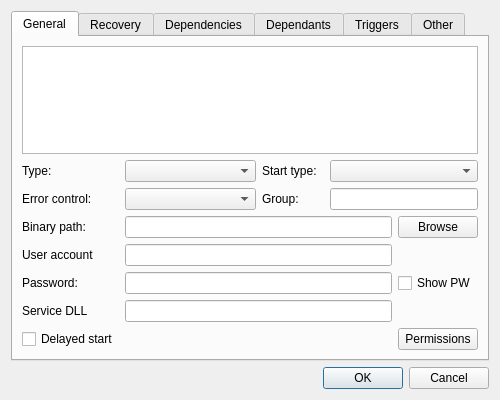
<?xml version="1.0" encoding="UTF-8"?>
<ui version="4.0">
 <class>WinSvcWindow</class>
 <widget class="QWidget" name="WinSvcWindow">
  <property name="geometry">
   <rect>
    <x>0</x>
    <y>0</y>
    <width>500</width>
    <height>400</height>
   </rect>
  </property>
  <property name="minimumSize">
   <size>
    <width>500</width>
    <height>400</height>
   </size>
  </property>
  <property name="maximumSize">
   <size>
    <width>16777215</width>
    <height>16777215</height>
   </size>
  </property>
  <property name="windowTitle">
   <string>Form</string>
  </property>
  <layout class="QVBoxLayout" name="verticalLayout_2">
   <item>
    <layout class="QVBoxLayout" name="verticalLayout">
     <item>
      <widget class="QTabWidget" name="tabWidget">
       <property name="minimumSize">
        <size>
         <width>0</width>
         <height>0</height>
        </size>
       </property>
       <property name="maximumSize">
        <size>
         <width>16777215</width>
         <height>16777215</height>
        </size>
       </property>
       <property name="currentIndex">
        <number>0</number>
       </property>
       <widget class="QWidget" name="generalTab">
        <attribute name="title">
         <string>General</string>
        </attribute>
        <layout class="QGridLayout" name="gridLayout_3">
         <item row="0" column="0">
          <layout class="QGridLayout" name="gridLayout">
           <item row="1" column="3">
            <widget class="QLabel" name="label_2">
             <property name="text">
              <string>Start type:</string>
             </property>
            </widget>
           </item>
           <item row="0" column="0" colspan="6">
            <widget class="QPlainTextEdit" name="description">
             <property name="readOnly">
              <bool>true</bool>
             </property>
            </widget>
           </item>
           <item row="1" column="0">
            <widget class="QLabel" name="label">
             <property name="text">
              <string>Type:</string>
             </property>
            </widget>
           </item>
           <item row="2" column="0">
            <widget class="QLabel" name="label_3">
             <property name="text">
              <string>Error control:</string>
             </property>
            </widget>
           </item>
           <item row="5" column="0">
            <widget class="QLabel" name="label_6">
             <property name="text">
              <string>Password:</string>
             </property>
            </widget>
           </item>
           <item row="2" column="3">
            <widget class="QLabel" name="label_7">
             <property name="text">
              <string>Group:</string>
             </property>
            </widget>
           </item>
           <item row="5" column="1" colspan="4">
            <widget class="QLineEdit" name="userPW">
             <property name="echoMode">
              <enum>QLineEdit::Password</enum>
             </property>
            </widget>
           </item>
           <item row="8" column="5">
            <widget class="QPushButton" name="permissionsBtn">
             <property name="text">
              <string>Permissions</string>
             </property>
            </widget>
           </item>
           <item row="3" column="5">
            <widget class="QPushButton" name="browseBtn">
             <property name="text">
              <string>Browse</string>
             </property>
            </widget>
           </item>
           <item row="4" column="1" colspan="4">
            <widget class="QLineEdit" name="userName"/>
           </item>
           <item row="8" column="0">
            <widget class="QCheckBox" name="delayedStart">
             <property name="text">
              <string>Delayed start</string>
             </property>
            </widget>
           </item>
           <item row="9" column="0">
            <spacer name="verticalSpacer">
             <property name="orientation">
              <enum>Qt::Vertical</enum>
             </property>
             <property name="sizeHint" stdset="0">
              <size>
               <width>20</width>
               <height>40</height>
              </size>
             </property>
            </spacer>
           </item>
           <item row="2" column="4" colspan="2">
            <widget class="QLineEdit" name="svcGroup"/>
           </item>
           <item row="4" column="0">
            <widget class="QLabel" name="label_5">
             <property name="text">
              <string>User account</string>
             </property>
            </widget>
           </item>
           <item row="5" column="5">
            <widget class="QCheckBox" name="showPW">
             <property name="text">
              <string>Show PW</string>
             </property>
            </widget>
           </item>
           <item row="2" column="1" colspan="2">
            <widget class="QComboBox" name="errorControl"/>
           </item>
           <item row="1" column="4" colspan="2">
            <widget class="QComboBox" name="startType"/>
           </item>
           <item row="3" column="1" colspan="4">
            <widget class="QLineEdit" name="binaryPath"/>
           </item>
           <item row="1" column="1" colspan="2">
            <widget class="QComboBox" name="svcType"/>
           </item>
           <item row="3" column="0">
            <widget class="QLabel" name="label_4">
             <property name="text">
              <string>Binary path:</string>
             </property>
            </widget>
           </item>
           <item row="6" column="0">
            <widget class="QLabel" name="label_19">
             <property name="text">
              <string>Service DLL</string>
             </property>
            </widget>
           </item>
           <item row="6" column="1" colspan="4">
            <widget class="QLineEdit" name="dllPath">
             <property name="readOnly">
              <bool>true</bool>
             </property>
            </widget>
           </item>
          </layout>
         </item>
        </layout>
       </widget>
       <widget class="QWidget" name="recoveryTab">
        <attribute name="title">
         <string>Recovery</string>
        </attribute>
        <layout class="QGridLayout" name="gridLayout_4">
         <item row="0" column="0">
          <layout class="QGridLayout" name="gridLayout_2">
           <item row="2" column="0">
            <widget class="QLabel" name="label_10">
             <property name="text">
              <string>Subsequent faulures:</string>
             </property>
            </widget>
           </item>
           <item row="6" column="0" colspan="2">
            <widget class="QPushButton" name="restartOptionsBtn">
             <property name="text">
              <string>Restart computer options ...</string>
             </property>
            </widget>
           </item>
           <item row="3" column="0">
            <widget class="QLabel" name="label_11">
             <property name="text">
              <string>Reset fail counter after:</string>
             </property>
            </widget>
           </item>
           <item row="5" column="0" colspan="2">
            <widget class="QCheckBox" name="actionsForError">
             <property name="text">
              <string>Enable actions for stop with errors</string>
             </property>
            </widget>
           </item>
           <item row="2" column="1" colspan="2">
            <widget class="QComboBox" name="subsequentFailures"/>
           </item>
           <item row="0" column="1" colspan="2">
            <widget class="QComboBox" name="firstFailure"/>
           </item>
           <item row="4" column="2">
            <widget class="QLabel" name="label_13">
             <property name="text">
              <string>minutes</string>
             </property>
            </widget>
           </item>
           <item row="1" column="1" colspan="2">
            <widget class="QComboBox" name="secondFailure"/>
           </item>
           <item row="7" column="0" colspan="4">
            <widget class="QGroupBox" name="runGroup">
             <property name="minimumSize">
              <size>
               <width>0</width>
               <height>64</height>
              </size>
             </property>
             <property name="title">
              <string>Run program</string>
             </property>
             <widget class="QWidget" name="gridLayoutWidget_7">
              <property name="geometry">
               <rect>
                <x>10</x>
                <y>20</y>
                <width>441</width>
                <height>44</height>
               </rect>
              </property>
              <layout class="QGridLayout" name="gridLayout_7">
               <item row="0" column="0">
                <widget class="QLabel" name="label_14">
                 <property name="text">
                  <string>Program:</string>
                 </property>
                </widget>
               </item>
               <item row="1" column="1">
                <widget class="QLabel" name="label_16">
                 <property name="text">
                  <string>Append /fail=%1% to pass the fail counter to the program.</string>
                 </property>
                </widget>
               </item>
               <item row="0" column="2">
                <widget class="QPushButton" name="browseRun">
                 <property name="text">
                  <string>Browse</string>
                 </property>
                </widget>
               </item>
               <item row="1" column="0">
                <spacer name="verticalSpacer_2">
                 <property name="orientation">
                  <enum>Qt::Vertical</enum>
                 </property>
                 <property name="sizeHint" stdset="0">
                  <size>
                   <width>20</width>
                   <height>40</height>
                  </size>
                 </property>
                </spacer>
               </item>
               <item row="0" column="1">
                <widget class="QLineEdit" name="programRun"/>
               </item>
              </layout>
             </widget>
            </widget>
           </item>
           <item row="0" column="0">
            <widget class="QLabel" name="label_8">
             <property name="text">
              <string>First failure:</string>
             </property>
            </widget>
           </item>
           <item row="3" column="2">
            <widget class="QLabel" name="label_15">
             <property name="text">
              <string>days</string>
             </property>
            </widget>
           </item>
           <item row="0" column="3">
            <spacer name="horizontalSpacer_2">
             <property name="orientation">
              <enum>Qt::Horizontal</enum>
             </property>
             <property name="sizeHint" stdset="0">
              <size>
               <width>40</width>
               <height>20</height>
              </size>
             </property>
            </spacer>
           </item>
           <item row="4" column="0">
            <widget class="QLabel" name="label_12">
             <property name="text">
              <string>Restart service after</string>
             </property>
            </widget>
           </item>
           <item row="4" column="1">
            <widget class="QLineEdit" name="restartService"/>
           </item>
           <item row="3" column="1">
            <widget class="QLineEdit" name="resetFailCtr"/>
           </item>
           <item row="1" column="0">
            <widget class="QLabel" name="label_9">
             <property name="text">
              <string>Second failure:</string>
             </property>
            </widget>
           </item>
           <item row="8" column="0">
            <spacer name="verticalSpacer_3">
             <property name="orientation">
              <enum>Qt::Vertical</enum>
             </property>
             <property name="sizeHint" stdset="0">
              <size>
               <width>20</width>
               <height>40</height>
              </size>
             </property>
            </spacer>
           </item>
          </layout>
         </item>
        </layout>
       </widget>
       <widget class="QWidget" name="dependenciesTab">
        <attribute name="title">
         <string>Dependencies</string>
        </attribute>
        <layout class="QGridLayout" name="gridLayout_12">
         <item row="0" column="0">
          <layout class="QGridLayout" name="dependenciesLayout"/>
         </item>
        </layout>
       </widget>
       <widget class="QWidget" name="dependantsTab">
        <attribute name="title">
         <string>Dependants</string>
        </attribute>
        <layout class="QGridLayout" name="gridLayout_13">
         <item row="0" column="0">
          <layout class="QGridLayout" name="dependantsLayout"/>
         </item>
        </layout>
       </widget>
       <widget class="QWidget" name="triggersTab">
        <attribute name="title">
         <string>Triggers</string>
        </attribute>
        <layout class="QGridLayout" name="gridLayout_5">
         <item row="0" column="0">
          <layout class="QGridLayout" name="gridLayout_8">
           <item row="2" column="0">
            <layout class="QHBoxLayout" name="horizontalLayout_5">
             <item>
              <spacer name="horizontalSpacer_5">
               <property name="orientation">
                <enum>Qt::Horizontal</enum>
               </property>
               <property name="sizeHint" stdset="0">
                <size>
                 <width>40</width>
                 <height>20</height>
                </size>
               </property>
              </spacer>
             </item>
             <item>
              <widget class="QPushButton" name="newBtn">
               <property name="text">
                <string>New ...</string>
               </property>
              </widget>
             </item>
             <item>
              <widget class="QPushButton" name="editBtn">
               <property name="text">
                <string>Edit ...</string>
               </property>
              </widget>
             </item>
             <item>
              <widget class="QPushButton" name="deleteBtn">
               <property name="text">
                <string>Delete</string>
               </property>
              </widget>
             </item>
            </layout>
           </item>
           <item row="1" column="0">
            <widget class="QTreeWidget" name="triggers">
             <column>
              <property name="text">
               <string notr="true">1</string>
              </property>
             </column>
            </widget>
           </item>
           <item row="0" column="0">
            <widget class="QLabel" name="label_21">
             <property name="text">
              <string/>
             </property>
            </widget>
           </item>
          </layout>
         </item>
        </layout>
       </widget>
       <widget class="QWidget" name="otherTab">
        <attribute name="title">
         <string>Other</string>
        </attribute>
        <layout class="QGridLayout" name="gridLayout_9">
         <item row="0" column="0">
          <layout class="QGridLayout" name="gridLayout_6">
           <item row="1" column="0">
            <widget class="QLabel" name="label_24">
             <property name="text">
              <string>Service SID:</string>
             </property>
            </widget>
           </item>
           <item row="4" column="0">
            <widget class="QLabel" name="label_20">
             <property name="text">
              <string>Required privileges:</string>
             </property>
            </widget>
           </item>
           <item row="8" column="0">
            <spacer name="verticalSpacer_7">
             <property name="orientation">
              <enum>Qt::Vertical</enum>
             </property>
             <property name="sizeHint" stdset="0">
              <size>
               <width>20</width>
               <height>40</height>
              </size>
             </property>
            </spacer>
           </item>
           <item row="2" column="0">
            <widget class="QLabel" name="label_23">
             <property name="text">
              <string>SID type:</string>
             </property>
            </widget>
           </item>
           <item row="0" column="0">
            <widget class="QLabel" name="label_25">
             <property name="text">
              <string>Preshutdown timeout:</string>
             </property>
            </widget>
           </item>
           <item row="3" column="0">
            <widget class="QLabel" name="label_22">
             <property name="text">
              <string>Protection:</string>
             </property>
            </widget>
           </item>
           <item row="0" column="2">
            <widget class="QLabel" name="label_27">
             <property name="text">
              <string>milliseconds</string>
             </property>
            </widget>
           </item>
           <item row="0" column="1">
            <widget class="QLineEdit" name="preShutdown"/>
           </item>
           <item row="3" column="1">
            <widget class="QComboBox" name="protectionType"/>
           </item>
           <item row="2" column="1">
            <widget class="QComboBox" name="sidType"/>
           </item>
           <item row="2" column="2">
            <spacer name="horizontalSpacer_7">
             <property name="orientation">
              <enum>Qt::Horizontal</enum>
             </property>
             <property name="sizeHint" stdset="0">
              <size>
               <width>40</width>
               <height>20</height>
              </size>
             </property>
            </spacer>
           </item>
           <item row="1" column="1" colspan="2">
            <widget class="QLineEdit" name="serviceSID">
             <property name="readOnly">
              <bool>true</bool>
             </property>
            </widget>
           </item>
           <item row="5" column="0" colspan="3">
            <widget class="QTreeWidget" name="privilegs">
             <column>
              <property name="text">
               <string notr="true">1</string>
              </property>
             </column>
            </widget>
           </item>
           <item row="7" column="0" colspan="3">
            <layout class="QHBoxLayout" name="horizontalLayout_6">
             <item>
              <spacer name="horizontalSpacer_6">
               <property name="orientation">
                <enum>Qt::Horizontal</enum>
               </property>
               <property name="sizeHint" stdset="0">
                <size>
                 <width>40</width>
                 <height>20</height>
                </size>
               </property>
              </spacer>
             </item>
             <item>
              <widget class="QPushButton" name="addBtn">
               <property name="text">
                <string>Add ...</string>
               </property>
              </widget>
             </item>
             <item>
              <widget class="QPushButton" name="removeBtn">
               <property name="text">
                <string>Remove</string>
               </property>
              </widget>
             </item>
            </layout>
           </item>
          </layout>
         </item>
        </layout>
       </widget>
      </widget>
     </item>
     <item>
      <widget class="QDialogButtonBox" name="buttonBox">
       <property name="standardButtons">
        <set>QDialogButtonBox::Cancel|QDialogButtonBox::Ok</set>
       </property>
      </widget>
     </item>
    </layout>
   </item>
  </layout>
 </widget>
 <resources/>
 <connections/>
</ui>
